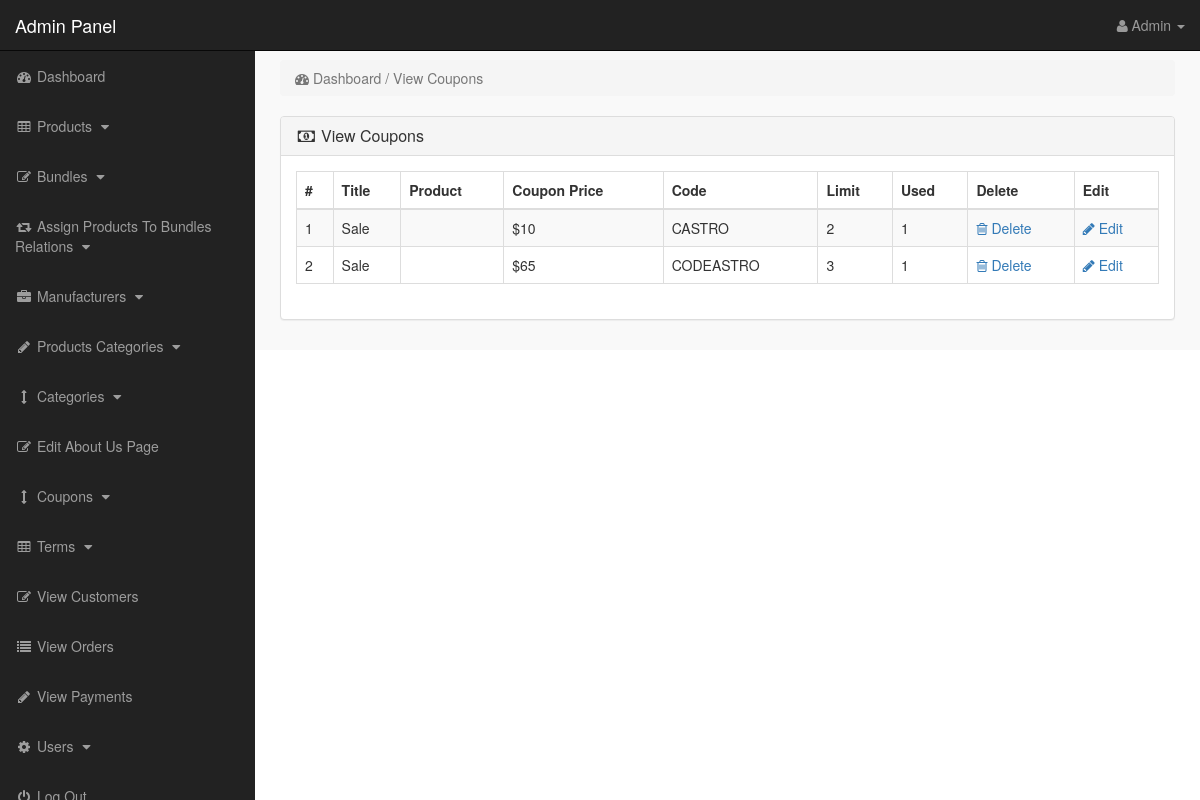
The app's page /admin_area/index.php?view_coupons (signed in) with its own data.
### tables this page shows
CREATE TABLE `coupons` (
  `coupon_id` int(10) NOT NULL,
  `product_id` int(10) NOT NULL,
  `coupon_title` varchar(255) NOT NULL,
  `coupon_price` varchar(255) NOT NULL,
  `coupon_code` varchar(255) NOT NULL,
  `coupon_limit` int(100) NOT NULL,
  `coupon_used` int(100) NOT NULL
);

### admin_area/view_coupons.php (the view)
<?php
if(!isset($_SESSION['admin_email'])){
echo "<script>window.open('login.php','_self')</script>";
}
else {
?>
<div class="row">
<div class="col-lg-12">
<ol class="breadcrumb">
<li class="active">
<i class="fa fa-dashboard"></i> Dashboard / View Coupons
</li>
</ol>
</div>
</div>
<div class="row" >
<div class="col-lg-12" >
<div class="panel panel-default">
<div class="panel-heading">
<h3 class="panel-title">
<i class="fa fa-money fa-fw"></i> View Coupons
</h3>
</div>
<div class="panel-body">
<div class="table-responsive">
<table class="table table-bordered table-hover table-striped">
<thead>
<tr>
<th>#</th>
<th>Title  </th>
<th>Product  </th>
<th>Coupon Price  </th>
<th>Code  </th>
<th>Limit  </th>
<th>Used  </th>
<th>Delete  </th>
<th>Edit  </th>
</tr>
</thead>
<tbody>
<?php
$i = 0;
$get_coupons = "select * from coupons";
$run_coupons = mysqli_query($con,$get_coupons);
while($row_coupons = mysqli_fetch_array($run_coupons)){
$coupon_id = $row_coupons['coupon_id'];
$product_id = $row_coupons['product_id'];
$coupon_title = $row_coupons['coupon_title'];
$coupon_price = $row_coupons['coupon_price'];
$coupon_code = $row_coupons['coupon_code'];
$coupon_limit = $row_coupons['coupon_limit'];
$coupon_used = $row_coupons['coupon_used'];
$get_products = "select * from products where product_id='$product_id'";
$run_products = mysqli_query($con,$get_products);
$row_products = mysqli_fetch_array($run_products);
$product_title = $row_products['product_title'];
$i++;
?>
<tr>
<td><?php echo $i; ?></td>
<td><?php echo $coupon_title; ?></td>
<td><?php echo $product_title; ?></td>
<td><?php echo "$$coupon_price"; ?></td>
<td><?php echo $coupon_code; ?></td>
<td><?php echo $coupon_limit; ?></td>
<td><?php echo $coupon_used; ?></td>
<td>
<a href="index.php?delete_coupon=<?php echo $coupon_id; ?>">
<i class="fa fa-trash-o"></i> Delete
</a>
</td>
<td>
<a href="index.php?edit_coupon=<?php echo $coupon_id; ?>">
<i class="fa fa-pencil"></i> Edit
</a>
</td>
</tr>
<?php } ?>
</tbody>
</table>
</div>
</div>
</div>
</div>
</div>
<?php } ?>

### admin_area/includes/sidebar.php (shortened to what this page needs)
<?php
if(!isset($_SESSION['admin_email'])){
echo "<script>window.open('login.php','_self')</script>";
}
else {
?>
<nav class="navbar navbar-inverse navbar-fixed-top" >
<div class="navbar-header" >
<a class="navbar-brand" href="index.php?dashboard" >Admin Panel</a>
</div>
<ul class="nav navbar-right top-nav" >
<li class="dropdown" >
<a href="#" class="dropdown-toggle" data-toggle="dropdown" >
<i class="fa fa-user" ></i>
<?php echo $admin_name; ?> <b class="caret" ></b>
</a>
</li>
</ul>
<div class="collapse navbar-collapse navbar-ex1-collapse">
<ul class="nav navbar-nav side-nav">
<li>
<a href="index.php?dashboard">
<i class="fa fa-fw fa-dashboard"></i> Dashboard
</a>
</li>
<li>
<a href="#" data-toggle="collapse" data-target="#products">
<i class="fa fa-fw fa-table"></i> Products
<i class="fa fa-fw fa-caret-down"></i>
</a>
</li>
<li>
<a href="#" data-toggle="collapse" data-target="#bundles">
<i class="fa fa-fw fa-edit"></i> Bundles
<i class="fa fa-fw fa-caret-down"></i>
</a>
</li>
<li>
<a href="#" data-toggle="collapse" data-target="#relations">
<i class="fa fa-fw fa-retweet"></i> Assign Products To Bundles Relations
<i class="fa fa-fw fa-caret-down"></i>
</a>
</li>
<li>
<a href="#" data-toggle="collapse" data-target="#manufacturers">
<i class="fa fa-fw fa-briefcase"></i> Manufacturers
<i class="fa fa-fw fa-caret-down"></i>
</a>
</li>
<li>
<a href="#" data-toggle="collapse" data-target="#p_cat">
<i class="fa fa-fw fa-pencil"></i> Products Categories
<i class="fa fa-fw fa-caret-down"></i>
</a>
</li>
<li>
<a href="#" data-toggle="collapse" data-target="#cat">
<i class="fa fa-fw fa-arrows-v"></i> Categories
<i class="fa fa-fw fa-caret-down"></i>
</a>
</li>
<li>
<a href="index.php?edit_about_us">
<i class="fa fa-fw fa-edit"></i> Edit About Us Page
</a>
</li>
<li>
<a href="#" data-toggle="collapse" data-target="#coupons">
<i class="fa fa-fw fa-arrows-v"></i> Coupons
<i class="fa fa-fw fa-caret-down"></i>
</a>
</li>
<li>
<a href="#" data-toggle="collapse" data-target="#terms" >
<i class="fa fa-fw fa-table"></i> Terms
<i class="fa fa-fw fa-caret-down"></i>
</a>
</li>
<li>
<a href="index.php?view_customers">
<i class="fa fa-fw fa-edit"></i> View Customers
</a>
</li>
<li>
<a href="index.php?view_orders">
<i class="fa fa-fw fa-list"></i> View Orders
</a>
</li>
<li>
<a href="index.php?view_payments">
<i class="fa fa-fw fa-pencil"></i> View Payments
</a>
</li>
<li>
<a href="#" data-toggle="collapse" data-target="#users">
<i class="fa fa-fw fa-gear"></i> Users
<i class="fa fa-fw fa-caret-down"></i>
</a>
</li>
<li>
<a href="logout.php">
<i class="fa fa-fw fa-power-off"></i> Log Out
</a>
</li>
</ul>
</div>
</nav>
<?php } ?>

### admin_area/css/style.css (style rules this page uses)
body { margin-top:100px; }
@media (min-width: 768px) { body { margin-top:50px; } }
.top-nav { padding:0 15px; }
.top-nav>li { display:inline-block; float:left; }
.top-nav>li>a { padding-top:15px; padding-bottom:15px; line-height:20px; color:#999; }
@media (min-width: 768px) { .side-nav { position:fixed; top:51px; width:255px; border-radius:0; overflow-y:auto; background-color: #222; bottom:0; overflow-x:hidden; padding-bottom:40px; } }
@media (min-width: 768px) { .side-nav>li>a { width:255px; } }
.panel-body { border-radius:5px; }

### records on screen
coupons: coupon_title "Sale", coupon_price "10", coupon_code "CASTRO", coupon_limit "2", coupon_used "1"
coupons: coupon_title "Sale", coupon_price "65", coupon_code "CODEASTRO", coupon_limit "3", coupon_used "1"

### other values on screen
$admin_name "Admin"
